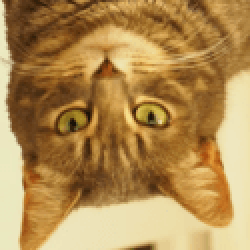
#> input picture download1.png, 125 x 125 px (shown 2 times larger)
$ python edgefinder.py
#> lines starting #> are read from the running program, lines starting #| are printed output that depends on the picture
import numpy as np
from PIL import Image
import matplotlib.pyplot as plt
img = Image.open('download1.png').convert('L')
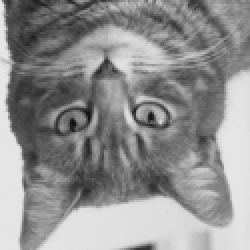
#> img: PIL image 125x125 L (shown 2 times larger); min 19, max 230, mean 143.9

A = np.array(img)

G = np.array([[-1,-1,-1], [-1, 8,-1,], [-1,-1,-1,]])
B = np.zeros(A.shape)
for i in range(1, B.shape[0]- 1):
    for j in range(1, B.shape[1]- 1):
        for k in range(3):
            for l in range(3):
                B[i, j] += G[k, l]*A[i- 1 + k, j- 1 + l]
                if abs(B[i,j])<30:
                    B[i,j]=0
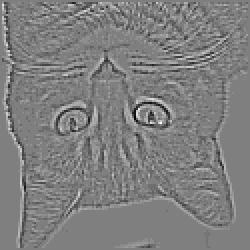
#> B: shape (125, 125) float64 (shown 2 times larger); min -437, max 434, mean -0.6; drawn with min black and max white

# plt.imshow(B, cmap='gray')
# plt.show()

$ run again, with cat.png copied over download1.png
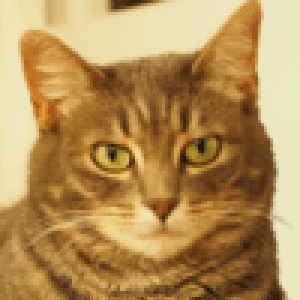
#> input picture cat.png, 100 x 100 px (shown 3 times larger)
#> `img = Image.open('download1.png').convert('L')`:
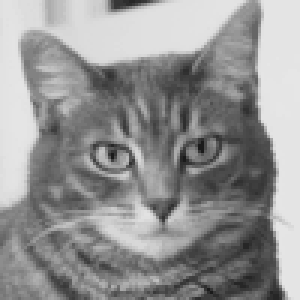
#> img: PIL image 100x100 L (shown 3 times larger); min 26, max 230, mean 147.5
#> after the loop `for i in range(1, B.shape[0]- 1):`:
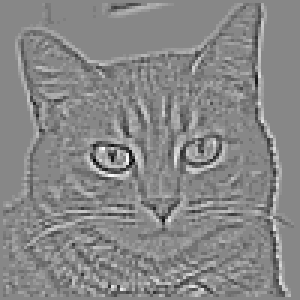
#> B: shape (100, 100) float64 (shown 3 times larger); min -452, max 398, mean -0.7; drawn with min black and max white

$ run again, with download - Copy.png copied over download1.png
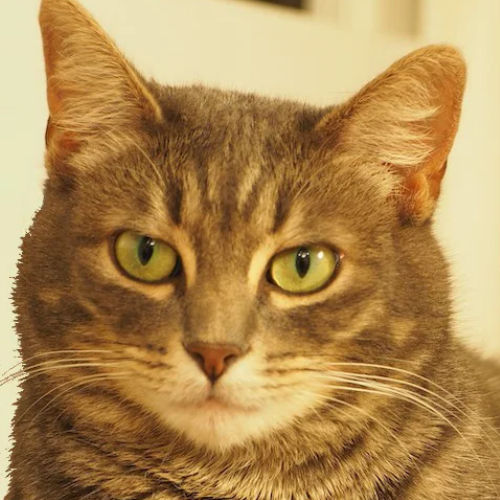
#> input picture download - Copy.png, 500 x 500 px
#> `img = Image.open('download1.png').convert('L')`:
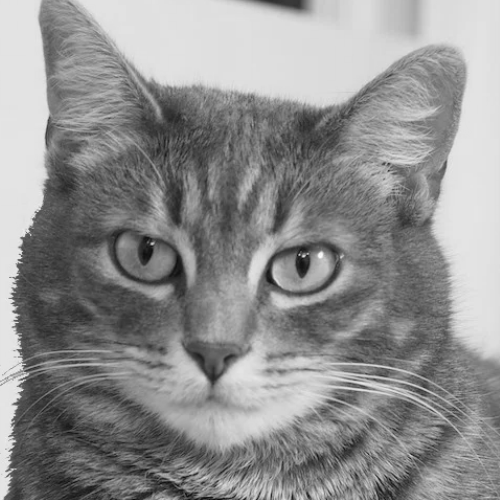
#> img: PIL image 500x500 L; min 11, max 252, mean 143.7
#> after the loop `for i in range(1, B.shape[0]- 1):`:
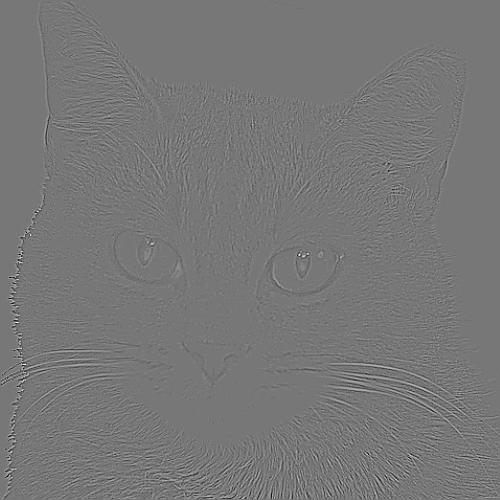
#> B: shape (500, 500) float64; min -680, max 767, mean -0.5; drawn with min black and max white
